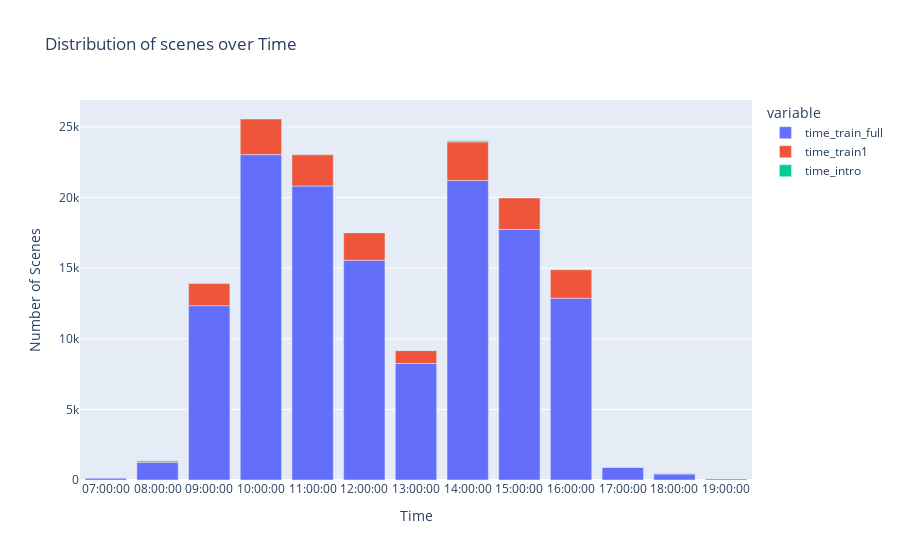

The notebook cell saved with this chart:
### Markdown cell above
### Time Distribution

### Code cell
def count_time(dataset: ChunkedDataset, name: str) -> pd.Series:
    timestamps: list = dataset.scenes["start_time"]
    dates: np.ndarray = np.array(
        [ts.astype('datetime64[ns]') for ts in timestamps])
    dates_df: pd.DataFrame = pd.DataFrame(dates, columns=[f"time_{name}"])

    dates_df[f"time_{name}"] = dates_df[f"time_{name}"].apply(lambda x: time(
        hour=((x.hour+24-7) % 24)))
    days_count: pd.Series = dates_df.groupby(dates_df[f'time_{name}'])[
        f'time_{name}'].count()
    return days_count

intro_count = count_time(intro_dataset, "intro")
train1_count = count_time(train1_dataset, "train1")
trainfull_count = count_time(trainfull_dataset, "train_full")

merged1 = pd.merge(trainfull_count, train1_count,
                   right_index=True, left_index=True, how="left")
merged2 = pd.merge(merged1, intro_count,
                   right_index=True, left_index=True, how="left")

fig = px.bar(merged2,
             title="Distribution of scenes over Time",
             labels={'index': f'Time', 'value':'Number of Scenes'}
             )
fig.write_html("./res/analysis/dynamic_data/date.html")
fig.show()

### Figure 1 — Plotly figure (JSON) as saved in the notebook; plotly's stock layout.template omitted (floating-point values rounded to 4 significant figures)
{"data": [{"alignmentgroup": "True", "hovertemplate": "variable=time_train_full<br>Time=%{x}<br>Number of Scenes=%{y}<extra></extra>", "legendgroup": "time_train_full", "marker": {"color": "#636efa", "pattern": {"shape": ""}}, "name": "time_train_full", "offsetgroup": "time_train_full", "orientation": "v", "showlegend": true, "textposition": "auto", "type": "bar", "x": ["07:00:00", "08:00:00", "09:00:00", "10:00:00", "11:00:00", "12:00:00", "13:00:00", "14:00:00", "15:00:00", "16:00:00", "17:00:00", "18:00:00", "19:00:00"], "xaxis": "x", "y": [130, 1250, 12342, 23038, 20816, 15565, 8248, 21209, 17740, 12876, 904, 425, 79], "yaxis": "y"}, {"alignmentgroup": "True", "hovertemplate": "variable=time_train1<br>Time=%{x}<br>Number of Scenes=%{y}<extra></extra>", "legendgroup": "time_train1", "marker": {"color": "#EF553B", "pattern": {"shape": ""}}, "name": "time_train1", "offsetgroup": "time_train1", "orientation": "v", "showlegend": true, "textposition": "auto", "type": "bar", "x": ["07:00:00", "08:00:00", "09:00:00", "10:00:00", "11:00:00", "12:00:00", "13:00:00", "14:00:00", "15:00:00", "16:00:00", "17:00:00", "18:00:00", "19:00:00"], "xaxis": "x", "y": [null, 104, 1568, 2522, 2210, 1932, 916, 2732, 2232, 2009, 7, 33, null], "yaxis": "y"}, {"alignmentgroup": "True", "hovertemplate": "variable=time_intro<br>Time=%{x}<br>Number of Scenes=%{y}<extra></extra>", "legendgroup": "time_intro", "marker": {"color": "#00cc96", "pattern": {"shape": ""}}, "name": "time_intro", "offsetgroup": "time_intro", "orientation": "v", "showlegend": true, "textposition": "auto", "type": "bar", "x": ["07:00:00", "08:00:00", "09:00:00", "10:00:00", "11:00:00", "12:00:00", "13:00:00", "14:00:00", "15:00:00", "16:00:00", "17:00:00", "18:00:00", "19:00:00"], "xaxis": "x", "y": [null, 17, null, null, null, null, 11, 72, null, null, null, null, null], "yaxis": "y"}], "layout": {"barmode": "relative", "legend": {"title": {"text": "variable"}, "tracegroupgap": 0}, "title": {"text": "Distribution of scenes over Time"}, "xaxis": {"anchor": "y", "domain": [0, 1], "title": {"text": "Time"}}, "yaxis": {"anchor": "x", "domain": [0, 1], "title": {"text": "Number of Scenes"}}}}
